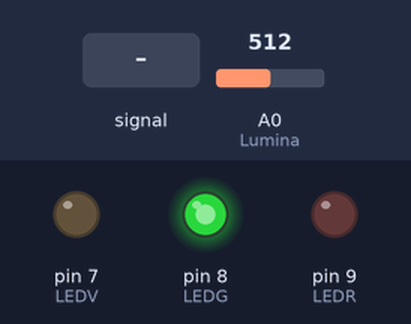
The sketch below on a simulated Arduino Uno, built with avr-gcc and run on an emulated ATmega328P. On the bench: output pins drawn as LEDs (lit = HIGH). Inputs (shaded band) come from the test bench; at power-on: A0 (Lumina) = 512.

Above: at 1.2 s.
1.3 s: A0 (Lumina) fed a 200 Hz sine of ±255 counts around its level
At 2.4 s:
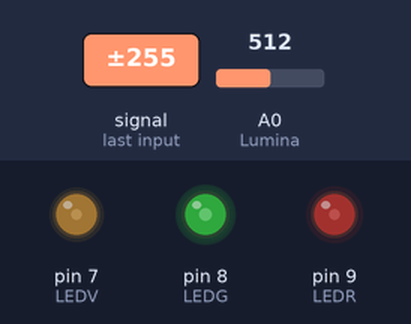
2.9 s: A0 (Lumina) set to 716
At 3.4 s:
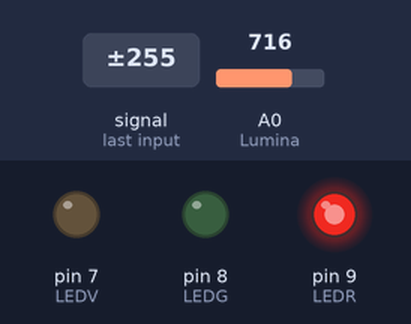
4.4 s: A0 (Lumina) fed a 1000 Hz sine of ±255 counts around its level
At 5.0 s:
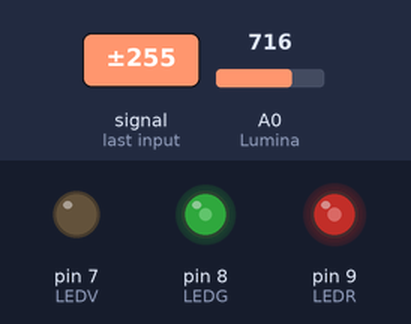
5.9 s: A0 (Lumina) fed a 2 Hz sine of ±306 counts around its level
8.9 s: A0 (Lumina) set to 900
10.4 s: A0 (Lumina) set to 1014
11.9 s: A0 (Lumina) set to 1023
At 12.6 s:
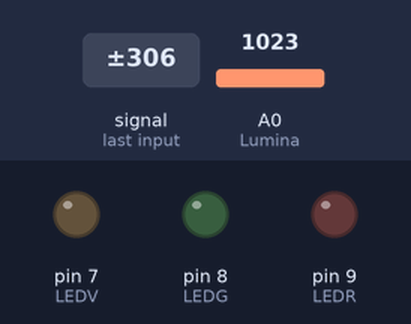
Timing chart, 0 to 14.4 s (numbered marks = the images above; inputs shaded):
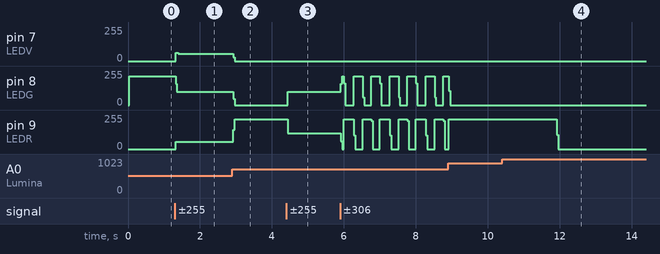

Measured:
- the behaviour switches between 1022 and 1023 on A0 (Lumina) (found by bisection; images 3 and 4)
- after the input at 1.3 s, pin 7 (LEDV): 0/255 → 61/255 at once, → 54/255 0.08 s later; pin 8 (LEDG): 216/255 → 100/255 at once; pin 9 (LEDR): 0/255 → 56/255 at once
- after the input at 2.9 s, pin 7 (LEDV): 54/255 → 0/255 at once; pin 8 (LEDG): 100/255 → 0/255 at once; pin 9 (LEDR): 56/255 → 222/255 at once
- after the input at 4.4 s, pin 8 (LEDG): 0/255 → 99/255 at once; pin 9 (LEDR): 222/255 → 119/255 at once
- after the input at 10.4 s, every drawn part: stays the same
- after the input at 11.9 s, pin 9 (LEDR): 222/255 → 0/255 at once

The sketch:

lights.ino
```cpp
int Lumina = 0;
int LEDV = 7;
int LEDG = 8;
int LEDR = 9;
int LEDs = 3;
int maxAnalogRead = 1023;

void setup() {
  pinMode(LEDV, OUTPUT);
  pinMode(LEDG, OUTPUT);
  pinMode(LEDR, OUTPUT);

}

void loop() {
  int valoareIluminare = analogRead(Lumina);
  int interval = maxAnalogRead / LEDs;

  digitalWrite(LEDV, LOW);
  digitalWrite(LEDG, LOW);
  digitalWrite(LEDR, LOW);

  int led = valoareIluminare / interval;

  switch(led){
    case 0:
    digitalWrite(LEDV, HIGH);
    break;
    case 1:
    digitalWrite(LEDG, HIGH);
    break;
    case 2:
    digitalWrite(LEDR, HIGH);
    break;
  }
}
```
